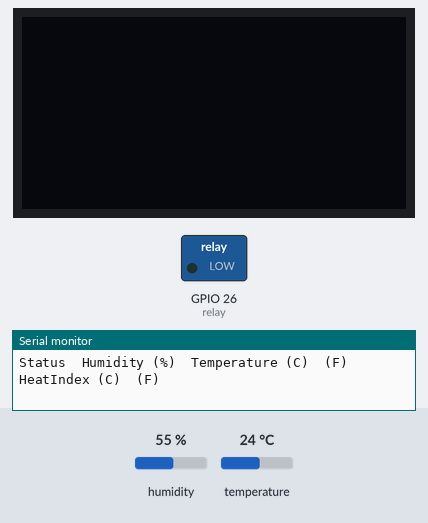
The sketch below on a simulated ESP32. Shown: 128×64 one-colour display, switched loads named in the sketch (green lamp = pin HIGH), the last lines printed to the serial monitor. The test bench sets the inputs (shaded band); at power-on: humidity 55 %, temperature 24 °C.

Above: at 0.1 s.
At 3.1 s:
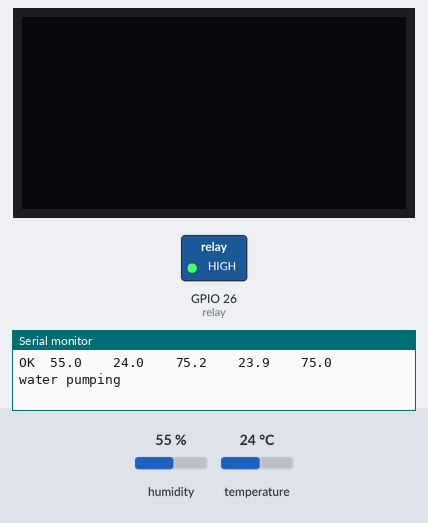
Timing chart, 0 to 6.5 s (numbered marks = the images above):
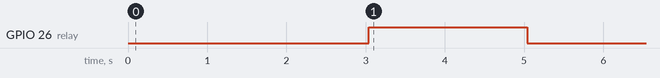

The sketch:

Soilquality-esp32.ino
```cpp
 #include <Wire.h>
#include "SSD1306.h"
SSD1306  display(0x3c, 21, 22);
int TDS_analog = 27; // tds gpio27
#define SensorPin 4  // soil gpio4
const int relay = 26;//relay gpio26
#include "DHTesp.h"
#define DHTpin 15
int Gas_analog = 2;//gas gpio 2
float vout;
float tempc;
float tempf;
DHTesp dht;
void setup() {
  Serial.begin(9600);
  Serial.println();
  Serial.println("Status\tHumidity (%)\tTemperature (C)\t(F)\tHeatIndex (C)\t(F)");
  dht.setup(DHTpin, DHTesp::DHT11);
  pinMode(relay, OUTPUT);
  temp();
  delay(1000);
  oled();
  delay(1000);
  pumprelay();
  delay(3000);
  gas();
  delay(2000);
  soil();
  delay(2000);
  tds();
  delay(2000);
}
void temp() {
delay(dht.getMinimumSamplingPeriod());

  float humidity = dht.getHumidity();
  float temperature = dht.getTemperature();

  Serial.print(dht.getStatusString());
  Serial.print("\t");
  Serial.print(humidity, 1);
  Serial.print("\t\t");
  Serial.print(temperature, 1);
  Serial.print("\t\t");
  Serial.print(dht.toFahrenheit(temperature), 1);
  Serial.print("\t\t");
  Serial.print(dht.computeHeatIndex(temperature, humidity, false), 1);
  Serial.print("\t\t");
  Serial.println(dht.computeHeatIndex(dht.toFahrenheit(temperature), humidity, true), 1);
}
void oled() {

  display.init();
  display.drawString(0, 0, "");
  display.display();

}
void pumprelay() {

  digitalWrite(relay, HIGH);
  Serial.println("water pumping");
  delay(2000);
  digitalWrite(relay, LOW);
  Serial.println("water not pumping");

}
void gas(){
  int gassensorAnalog = analogRead(Gas_analog);
 Serial.println("gasssensor");
 Serial.println(gassensorAnalog);
 delay(2000);
}
void soil() {
  float sensorValue = analogRead(SensorPin);
  Serial.println("soilmoisture Value");
  Serial.println(sensorValue);

}
void tds() {
  float sensorValue = analogRead(TDS_analog);
   Serial.println("tds sensorValue");
  Serial.println(sensorValue);
  delay(2000);
}
void loop(){}
```
